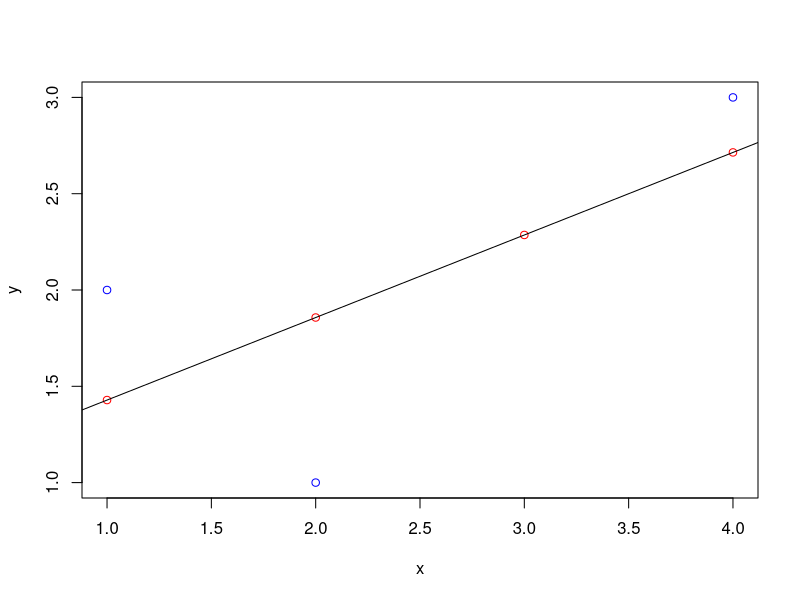

Write R code to recreate this figure.
#simple linear regression from scratch 
x <- c(1, 2, 4)
y <- c(2, 1, 3)

#find the regression line y=mx+b
# 1- calculate m from data above (x,y)
ex_x <- sum(x) / length(x)
ex_y <- sum(y) / length(y)
sq_ex_x <- sum(x^2) / length(x)
ex_xy <- sum(x*y) / length(x)
m <- (ex_x * ex_y - ex_xy) / ((ex_x)^2 - sq_ex_x)
m <- round (m, digits = 4)
# 2- calculate b 
b <- round(ex_y - m * ex_x)

#print the regression line:
sprintf('y= %s + %s * x', b, m)

# 3- calculte squared error 
sq_err <- sum((y-m*x-b)^2)
sprintf('The squared error is %s', sq_err)

#plot data and regression line
x1 <- 0:5
plot(x,y, col="#0300FF")
lines(x1, b+m*x1, type = "p", col ="red")

#rewrite linear regression but with lm function
li_fun <- lm(y ~ x)
summary(li_fun)
#plot regression line
abline(li_fun)


